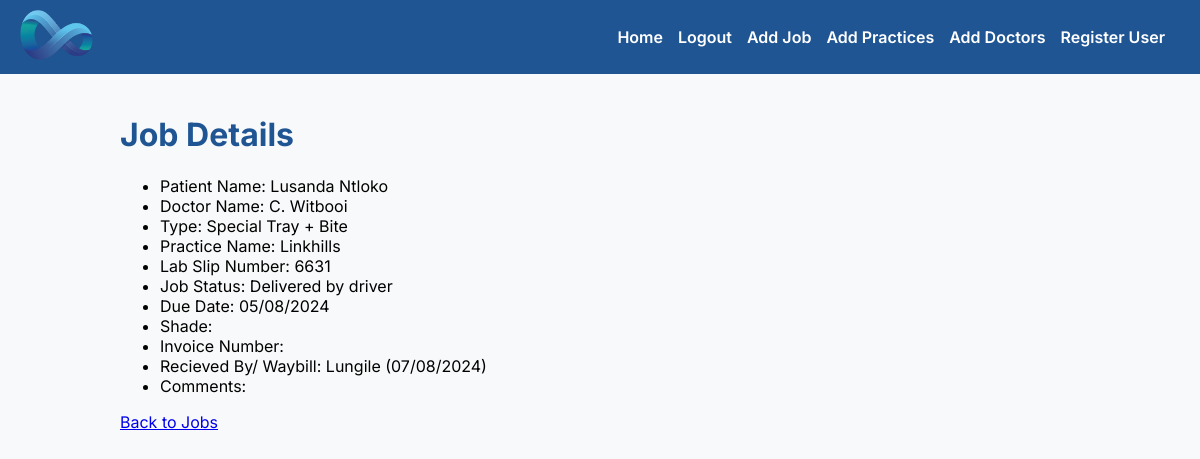
Screenshot of /job/4 (signed in) with the database file from the repository.
### app/models.py (models this page shows, shortened)
class Job(db.Model):
    id = db.Column(db.Integer, primary_key=True)
    job_type = db.Column(db.String(64))
    practice_name = db.Column(db.String(64))
    doctor_name = db.Column(db.String(64))
    patient_name = db.Column(db.String(64))
    lab_slip_number = db.Column(db.String(64))
    job_status = db.Column(db.String(64))
    due_date = db.Column(db.Date)
    shade = db.Column(db.String(64))
    invoice_number = db.Column(db.String(64))
    delivery_info = db.Column(db.String(64))
    comments = db.Column(db.Text)
    created_date = db.Column(db.DateTime, default=datetime.utcnow)
    updated_date = db.Column(db.DateTime, default=datetime.utcnow, onupdate=datetime.utcnow)

### app/routes.py (the view)
@app.route('/job/<int:id>')
@login_required
def job(id):
    job = Job.query.get_or_404(id)
    return render_template('job.html', title='Job Details', job=job)

### app/models.py (called while the page is built)
@login.user_loader
def load_user(id):
    return User.query.get(int(id))

### app/templates/job.html
{% extends "base.html" %}
{% block content %}
  <h1>Job Details</h1>
  <ul>
    <li>Patient Name: {{ job.patient_name }}</li>
    <li>Doctor Name: {{ job.doctor_name }}</li>
    <li>Type: {{ job.job_type }}</li>
    <li>Practice Name: {{ job.practice_name }}</li>
    <li>Lab Slip Number: {{ job.lab_slip_number }}</li>
    <li>Job Status: {{ job.job_status }}</li>
    <li>Due Date: {{ job.due_date.strftime('%d/%m/%Y') }}</li>
    <li>Shade: {{ job.shade }}</li>
    <li>Invoice Number: {{ job.invoice_number }}</li>
    <li>Recieved By/ Waybill: {{ job.delivery_info }}</li>
    <li>Comments: {{ job.comments }}</li>
  </ul>
  <a href="{{ url_for('index') }}">Back to Jobs</a>
{% endblock %}

### app/static/style.css (style rules this page uses)
body { font-family: 'Inter', Arial, sans-serif; margin: 0; padding: 0; background-color: #f8f9fa; }
h1 { color: #1f5593; font-weight: 700; }

### rows the page displays
Job: patient_name "Lusanda Ntloko", doctor_name "C. Witbooi", job_type "Special Tray + Bite", practice_name "Linkhills", lab_slip_number "6631", job_status "Delivered by driver", due_date "05/08/2024", delivery_info "Lungile (07/08/2024)"
